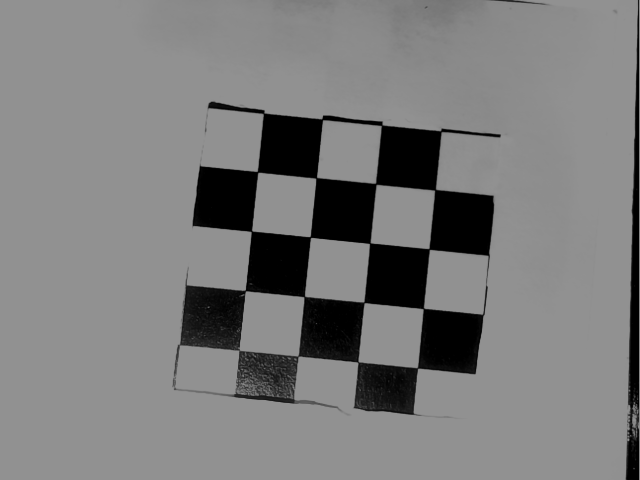
#> input picture Images/ChessBoards/LimitedBoards4/000002.bmp, 640 x 480 px; its folder holds only this picture in this run
$ jupyter execute --allow-errors CameraCalibration.ipynb
#> lines starting #> are read from the running program, lines starting #| are printed output that depends on the picture; after the words box and inside, x2 and y2 are one past the last pixel; in counts of white or black regions, pixels touching at a corner belong together; long printed decimals are rounded
## Implementation of Camera Calibration through OpenCV

[cell 1]
# Imports
import cv2
import numpy as np
import glob
from PIL import Image

## Define dimensions of checkerboard

[cell 2]
# Defining the dimensions of checkerboard
# 9,6 to begin with

# Each tile is 7x7 mm
chekcerboard_tile_size = 7 #mm

CHECKERBOARD = (4,4) # Vertical, horizontal
criteria = (cv2.TERM_CRITERIA_EPS + cv2.TERM_CRITERIA_MAX_ITER, 30, 0.001)

# Creating vector to store vectors of 3D points for each checkerboard image
objpoints = []
# Creating vector to store vectors of 2D points for each checkerboard image
imgpoints = []

## Define world coordinates for 3D points

[cell 3]
# Defining the world coordinates for 3D points
objp = np.zeros((1, CHECKERBOARD[0] * CHECKERBOARD[1], 3), np.float32)
objp[0,:,:2] = np.mgrid[0:CHECKERBOARD[0], 0:CHECKERBOARD[1]].T.reshape(-1, 2)
prev_img_shape = None

## CheckerBoard operations
* findChessboardCorners
* Refine pixel coordinates with cornerSubPix
* Draw corners on image

[cell 4]
images = glob.glob('./Images/ChessBoards/LimitedBoards4/*.bmp')
for fname in images:
    img = cv2.imread(fname)
#> img is the input picture: shape (480, 640, 3); min 0, max 146, mean 123.5
    gray = cv2.cvtColor(img,cv2.COLOR_BGR2GRAY)
    # Find the chess board corners
    # If desired number of corners are found in the image then ret = true
    ret, corners = cv2.findChessboardCorners(gray, CHECKERBOARD, cv2.CALIB_CB_ADAPTIVE_THRESH + cv2.CALIB_CB_FAST_CHECK + cv2.CALIB_CB_NORMALIZE_IMAGE)
#> ret = True; corners = 16 rows, first 8: [238.5, 350.5], [246.4, 291.4], [252.6, 230.4], [257.5, 172], [297.1, 355.6], [303.1, 298.1], [311.7, 238.5], [316, 178]

    """
    If desired number of corner are detected, we refine the pixel coordinates and display them on the images of checker board
    """

    if ret == True:
        objpoints.append(objp)
        # refining pixel coordinates for given 2d points.
        corners2 = cv2.cornerSubPix(gray, corners, (11,11),(-1,-1), criteria)
#> corners2 = 16 rows, first 8: [239.1, 350.3], [245.2, 290.7], [251.4, 231.2], [257.6, 171.8], [297.7, 356.4], [304.2, 296.5], [310.3, 237.1], [316.3, 177.8]

        imgpoints.append(corners2)

        # Draw and display the corners
        img = cv2.drawChessboardCorners(img, CHECKERBOARD, corners2, ret)
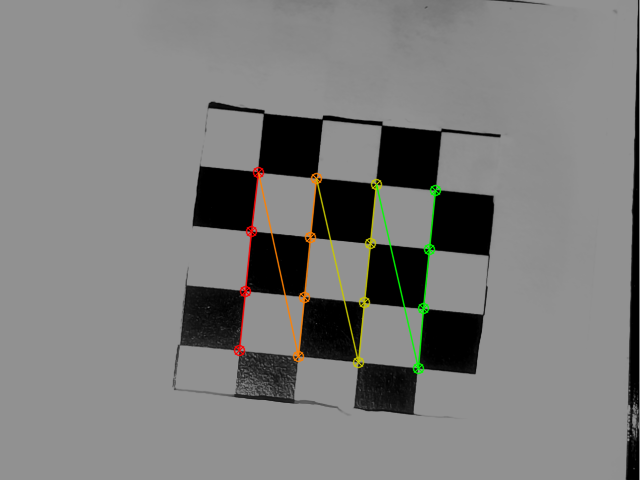
#> img: shape (480, 640, 3); 1.68% of pixels changed, all inside (x1, y1, x2, y2) = (233, 166, 442, 375)


    cv2.imshow('img',img)
    cv2.waitKey(0)

cv2.destroyAllWindows()

h,w = img.shape[:2]

## Camera calibration using OpenCV
* Zhang based calibration

[cell 5]
"""
Performing camera calibration by passing the value of known 3D points (objpoints)
and corresponding pixel coordinates of the detected corners (imgpoints)
"""
# image_size = (img.shape[1], img.shape[0])
ret, mtx, dist, rvecs, tvecs = cv2.calibrateCamera(objpoints, imgpoints, gray.shape[::-1], None, None)
#> ret = 0.244; mtx = [[7471.8, 0, 283.9], [0, 7980.1, 117.7], [0, 0, 1]]; dist = [[9.56, -5073.1, -0.0781, 0.0216, -4.79]]; rvecs = ([-0.303, -0.254, -1.45],); tvecs = ([-0.755, 3.65, 125],)

print("Camera matrix : \n") # Intrinsic parameters
print(mtx)
#| [[7.47177626e+03 0.00000000e+00 2.83855562e+02]
#|  [0.00000000e+00 7.98007676e+03 1.17708346e+02]
#|  [0.00000000e+00 0.00000000e+00 1.00000000e+00]]
print("\n dist : \n") # [k1, k2, p1, p2, k3] k:radial distortion, p: tangential distortion
print(dist)
#| [[ 9.55670057e+00 -5.07314157e+03 -7.81431072e-02  2.15845148e-02
#|   -4.78600605e+00]]
print("\n rvecs : \n") # Extrinsic Rodriguez
print(rvecs)
#| (array([[-0.3032],
#|        [-0.2544],
#|        [-1.452]]),)
print("\n tvecs : \n") # Extrinsic Translation vector
print(tvecs)
#| (array([[ -0.7554],
#|        [  3.652],
#|        [125.013]]),)
print("tvecs[0] ", tvecs[0])
#| tvecs[0]  [[ -0.7554]
#|  [  3.652]
#|  [125.013]]

## Refine camera matrix and undistort images
* Draw frame axes

[cell 6]
image_to_undistort = cv2.imread(images[0])
og_height, og_width, _ = image_to_undistort.shape

# Draw axes from world center point
cv2.drawFrameAxes(image_to_undistort, mtx, dist, rvecs[0], tvecs[0], length=1.5, thickness=3)
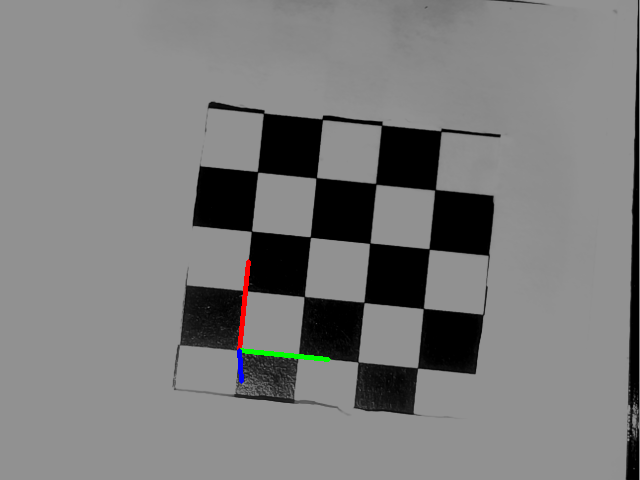
#> image_to_undistort: shape (480, 640, 3); 0.34% of pixels changed, all inside (x1, y1, x2, y2) = (237, 259, 331, 384)

# Refining the camera matrix:
refined_camera_matrix, region_of_interest = cv2.getOptimalNewCameraMatrix(mtx, dist, (w,h), 1, (w,h))
#> refined_camera_matrix = [[6905.5, 0, 276.5], [0, 7340.9, 107.7], [0, 0, 1]]; region_of_interest = (15, 1, 590, 444)
print("Refined matrix: \n", refined_camera_matrix)
#| Refined matrix:
#|  [[6.90546263e+03 0.00000000e+00 2.76492960e+02]
#|  [0.00000000e+00 7.34094628e+03 1.07694885e+02]
#|  [0.00000000e+00 0.00000000e+00 1.00000000e+00]]

# Undistortion method 1:
distortion_1 = cv2.undistort(image_to_undistort, mtx, dist, None, refined_camera_matrix)
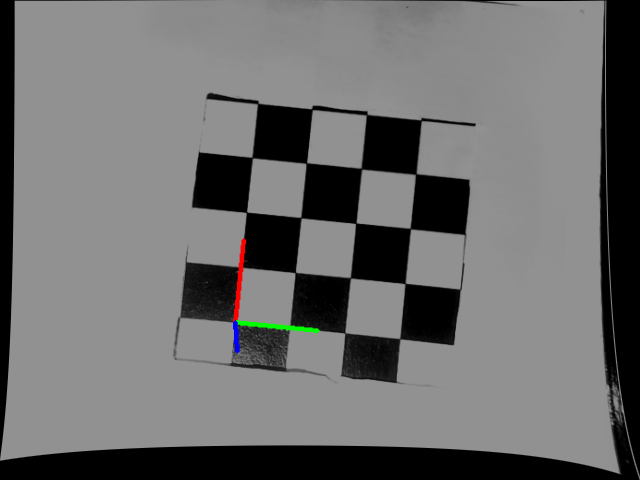
#> distortion_1: shape (480, 640, 3); mean B, G, R 109, 109.2, 109.2
cv2.imshow("OG image: ", image_to_undistort)
cv2.imshow("Undistorted image, method 1: ", distortion_1)

# Undistortion method 2:
mapx, mapy =  cv2.initUndistortRectifyMap(mtx, dist, None, refined_camera_matrix, (w,h), 5)
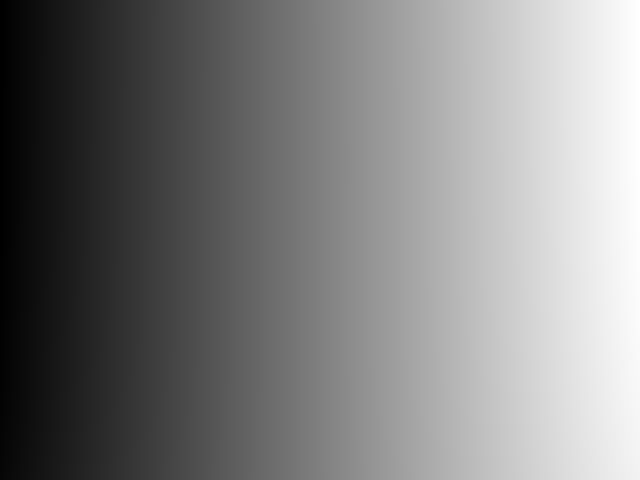
#> mapx: shape (480, 640) float32; min -15.46, max 672.8, mean 329.9; drawn with min black and max white
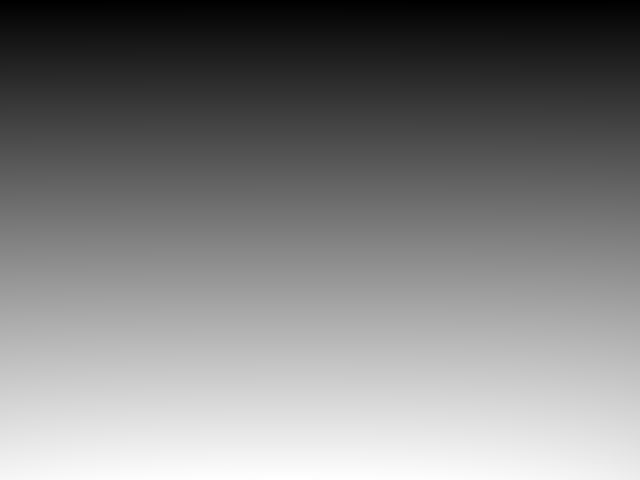
#> mapy: shape (480, 640) float32; min -1.09, max 513, mean 258.2; drawn with min black and max white
distortion_2 = cv2.remap(image_to_undistort, mapx, mapy, cv2.INTER_LINEAR)
cv2.imshow("Undistorted image, method 2: ", distortion_2)
cv2.waitKey(0)

## Calculate re-projection error

[cell 7]
mean_error = 0
for i in range(len(objpoints)):
    image_points_2, _ = cv2.projectPoints(objpoints[i],rvecs[i], tvecs[i], mtx, dist)
    error = cv2.norm(imgpoints[i], image_points_2, cv2.NORM_L2)/len(image_points_2)
    mean_error += error
#> this loop made 1 pass
#> (error, mean_error) on pass 1: (0.0611, 0.0611)
#> after the loop, mean_error = 0.0611

mean_error = mean_error/len(objpoints)
print("Total mean error: ", mean_error, " pixels")
#| Total mean error:  0.06108  pixels
print("RMS from cv2.calibrateCamera: ", ret, " pixels")
#| RMS from cv2.calibrateCamera:  0.2443  pixels


# Error in the first image - Fra utdelt kode.
M = cv2.projectPoints(objpoints[0], rvecs[0], tvecs[0], mtx, dist)
error = np.asarray(M[0][:,0]-imgpoints[0][:,0,:])
#> error = 16 rows, first 8: [-0.263, -0.0848], [-0.127, -0.083], [-0.109, -0.0361], [-0.0802, 0.252], [0.64, -0.145], [0.125, 0.0947], [0.0946, 0.000458], [0.201, 0.145]
error = np.linalg.norm(error)/len(error)
#> error = 0.0611
print("Reprojection error for first image: ", error)
#| Reprojection error for first image:  0.06108

## Converting Rodrigues to rotational matrix

[cell 8]
rotation_matrix = np.zeros(shape=(3,3))
cv2.Rodrigues(rvecs[0], rotation_matrix)
print("Rotation matrix: \n", rotation_matrix)

rotation_mask = np.array([[1, 0], [0, 1], [0, 0]])

chopped_rotation = np.matmul(rotation_matrix, rotation_mask)
# print("\nChopped matrix: \n", chopped_rotation)

extrinsic_matrix = np.hstack((chopped_rotation,tvecs[0]))
#> extrinsic_matrix = [[0.104, 0.995, -0.755], [-0.931, 0.0923, 3.65], [0.35, -0.0486, 125]]
# print("\nExtrinsic matrix: \n", extrinsic_matrix)

homography_matrix = np.matmul(mtx, extrinsic_matrix)
#> homography_matrix = [[873, 7417.2, 29841.1], [-7387.5, 731, 43860.5], [0.35, -0.0486, 125]]
print("\nPre homography matrix: \n", homography_matrix)
#| Pre homography matrix:
#|  [[ 8.73011805e+02  7.41719869e+03  2.98410700e+04]
#|  [-7.38750163e+03  7.31021134e+02  4.38605315e+04]
#|  [ 3.50268031e-01 -4.86063192e-02  1.25012946e+02]]

homography_matrix = homography_matrix/homography_matrix[2][2]
#> homography_matrix = [[6.98, 59.33, 238.7], [-59.09, 5.85, 350.8], [0.0028, -0.000389, 1]]
print("\nPost homography matrix: \n", homography_matrix)
#| Post homography matrix:
#|  [[ 6.98337117e+00  5.93314445e+01  2.38703837e+02]
#|  [-5.90938927e+01  5.84756344e+00  3.50847915e+02]
#|  [ 2.80185406e-03 -3.88810285e-04  1.00000000e+00]]

inv_homography_matrix = np.linalg.inv(homography_matrix)
#> inv_homography_matrix = [[0.00166, -0.0165, 5.38], [0.0167, 0.00175, -4.59], [1.83e-06, 4.68e-05, 0.983]]
# print("\n Inverse homography matrix: \n", inv_homography_matrix)

pixels = np.array((1,2,1))
pixels = pixels.reshape(1,-1).transpose()
# print("Pixels: \n", pixels)

world_coordinates = inv_homography_matrix * pixels
#> world_coordinates = [[0.00166, -0.0165, 5.38], [0.0333, 0.0035, -9.18], [1.83e-06, 4.68e-05, 0.983]]
# print("\nWorld Coordinates: \n", world_coordinates)

def adjustForBeanHeight(beanHeight, extrinsic_matrix):
#> called with beanHeight = 7.36, extrinsic_matrix = array of shape (3, 3)
    adjusted_extrinsic_matrix = extrinsic_matrix.copy()
#> adjusted_extrinsic_matrix has the same summary as extrinsic_matrix outside adjustForBeanHeight
    t_z = extrinsic_matrix[2,2]
#> t_z = 125
    print("\nt_z: ", t_z)
#| t_z:  125.013
    t_z = t_z + beanHeight
#> t_z = 132.4
    adjusted_extrinsic_matrix[2,2] = t_z
    return adjusted_extrinsic_matrix

delta_h = 7.36 #mm
adjusted_extrinsic_matrix = adjustForBeanHeight(delta_h, extrinsic_matrix)
#> adjusted_extrinsic_matrix = [[0.104, 0.995, -0.755], [-0.931, 0.0923, 3.65], [0.35, -0.0486, 132.4]]
print("\nAdjusted extrinsic matrix: ", adjusted_extrinsic_matrix)
#| Adjusted extrinsic matrix:  [[ 1.03534454e-01  9.94542075e-01 -7.55449573e-01]
#|  [-9.30909729e-01  9.23227338e-02  3.65227869e+00]
#|  [ 3.50268031e-01 -4.86063192e-02  1.32372946e+02]]

[cell 9]
# Function for easily interpreted outputs:

def calculateWorldCoordinates(pixels_to_calculate, intrinsicMatrix, extrinsicMatrix):
    inverse_intrinsic = np.linalg.inv(intrinsicMatrix)
    inverse_extrinsic = np.linalg.inv(extrinsicMatrix)
    init_coords = np.dot(inverse_extrinsic, inverse_intrinsic)
    world_coordinate_vector = np.dot(init_coords, pixels_to_calculate)
    world_coordinate_vector = world_coordinate_vector/world_coordinate_vector[2]
    return world_coordinate_vector

pix1 = [0,0,1]
pix2 = [3,0,0]
pix3 = objp[0][12]
pixels = [pix1, pix2, pix3]

def coordinatesToCSV(pixels_to_calculate, intrinsicMatrix, extrinsicMatrix, outputFile):
    # pixelCoordinates = pixelCoordinates.reshape(1,-1).transpose()
#> called with intrinsicMatrix = array of shape (3, 3), extrinsicMatrix = array of shape (3, 3), outputFile = 'Coordinates.csv'
    ok = True
    world_coordinate_list = []
    try:
        outputFile = open(outputFile, "w")
    except:
        ok = False
        print("Unable to open output file.")
    if ok:
        outputFile.write("World coordinates are on the form [X, Y, Z, 1], where the '1' is left out for this file.\n")
        for pixelCount,pixelCoordinate in enumerate(pixels_to_calculate):
            outputFile.write("\nPixel count: " + str(pixelCount) + "\nPixel coordinates: " + str(pixelCoordinate) + "\n")
            worldCoordinates = calculateWorldCoordinates(pixelCoordinate, intrinsicMatrix, extrinsicMatrix )
            world_coordinate_list.append(worldCoordinates)
            outputFile.write("\nWorld coordinates: \n" + str(worldCoordinates) + "\n")
#> this loop made 3 passes
#> worldCoordinates on passes 1 to 3: [5.48, -4.67, 1], [907.7, 9113.2, 1], [-351.7, 37.37, 1]
#> after the loop, world_coordinate_list = [[5.48, -4.67, 1], [907.7, 9113.2, 1], [-351.7, 37.37, 1]]

    print("Written to file: ", outputFile)
#| Written to file:  <_io.TextIOWrapper name='w0_coordinates.csv' mode='w' encoding='UTF-8'>
    outputFile.close()
    return world_coordinate_list

outputFile = "Coordinates.csv"
world_coordinate_list = coordinatesToCSV(pixels, mtx, extrinsic_matrix, outputFile)

$ run again, on Images/ChessBoards/LimitedBoards4/000006.bmp
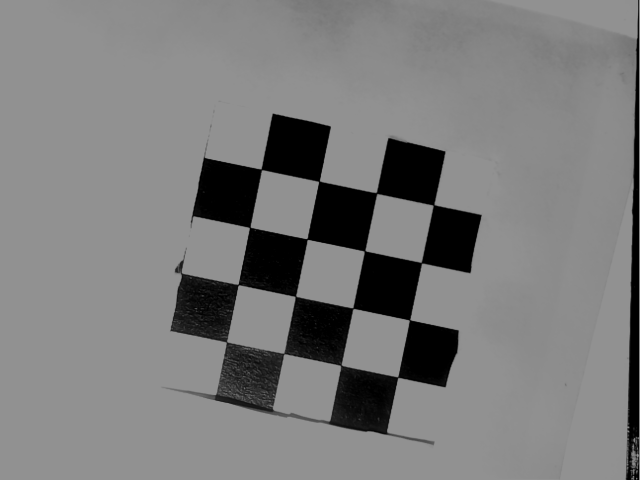
#> input picture Images/ChessBoards/LimitedBoards4/000006.bmp, 640 x 480 px
#> img is the input picture: shape (480, 640, 3); min 0, max 146, mean 123.3
#> `ret, corners = cv2.findChessboardCorners(gray, CHECKERBOARD, cv2.CALIB..`: ret = True; corners = 16 rows, first 8: [261.3, 169.4], [319, 181.2], [376.4, 192.9], [433.5, 204.9], [249.7, 227.4], [307.1, 239.1], [364.5, 250.8], [421.4, 262.8]
#> corners2 = 16 rows, first 8: [261.3, 169.3], [319, 181.3], [376.5, 193.1], [433.5, 204.9], [249.7, 227.3], [307.1, 239.1], [364.6, 250.9], [421.5, 262.6]
#> `img = cv2.drawChessboardCorners(img, CHECKERBOARD, corners2, ret)`:
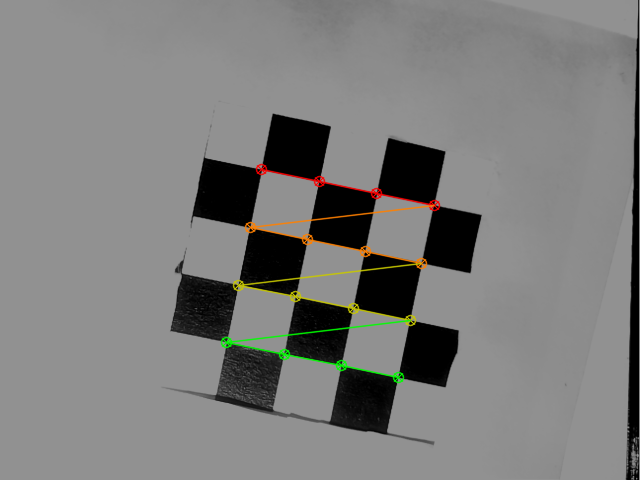
#> img: shape (480, 640, 3); 1.64% of pixels changed, all inside (x1, y1, x2, y2) = (220, 163, 441, 384)
#> `ret, mtx, dist, rvecs, tvecs = cv2.calibrateCamera(objpoints, imgpoint..`: ret = 0.117; mtx = [[3976.7, 0, 277.8], [0, 4013.1, 83.91], [0, 0, 1]]; dist = [[-3.58, 244.5, 0.0311, -0.0396, 1791.8]]; rvecs = ([0.101, 0.0708, 0.2],); tvecs = ([-0.279, 1.43, 67.22],)
#| [[3.97668293e+03 0.00000000e+00 2.77769130e+02]
#|  [0.00000000e+00 4.01312733e+03 8.39075941e+01]
#|  [0.00000000e+00 0.00000000e+00 1.00000000e+00]]
#| [[-3.58362514e+00  2.44506910e+02  3.11200014e-02 -3.95854586e-02
#|    1.79177796e+03]]
#| (array([[0.1007],
#|        [0.07078 ],
#|        [0.1998]]),)
#| (array([[-0.2785],
#|        [ 1.430],
#|        [67.221]]),)
#| tvecs[0]  [[-0.2785]
#|  [ 1.430]
#|  [67.221]]
#> image_to_undistort: shape (480, 640, 3); 0.3% of pixels changed, all inside (x1, y1, x2, y2) = (242, 157, 351, 259)
#> refined_camera_matrix = [[3915.3, 0, 274.8], [0, 3984.5, 86.14], [0, 0, 1]]; region_of_interest = (7, 3, 619, 466)
#| Refined matrix:
#|  [[3.91528249e+03 0.00000000e+00 2.74759070e+02]
#|  [0.00000000e+00 3.98449385e+03 8.61364764e+01]
#|  [0.00000000e+00 0.00000000e+00 1.00000000e+00]]
#> `distortion_1 = cv2.undistort(image_to_undistort, mtx, dist, None, refi..`:
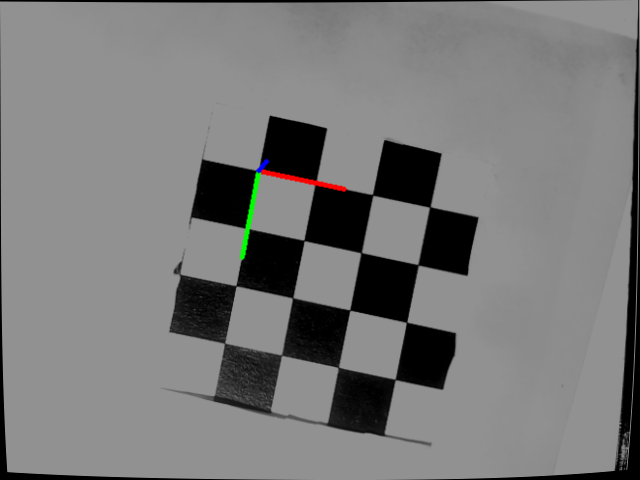
#> distortion_1: shape (480, 640, 3); mean B, G, R 121, 121.3, 121.3
#> the loop `for i in range(len(objpoints)):` made 1 pass
#> (error, mean_error) on pass 1: (0.0292, 0.0292)
#> after the loop `for i in range(len(objpoints)):`: mean_error = 0.0292
#| Total mean error:  0.02921  pixels
#| RMS from cv2.calibrateCamera:  0.1169  pixels
#> `error = np.asarray(M[0][:,0]-imgpoints[0][:,0,:])`: error = 16 rows, first 8: [-0.0881, -0.0316], [0.0203, 0.0356], [-0.0446, 0.0582], [-0.0539, 0.084], [0.0114, -0.15], [0.125, 0.0363], [-0.000549, -0.0455], [0.119, -0.114]
#> `error = np.linalg.norm(error)/len(error)`: error = 0.0292
#| Reprojection error for first image:  0.02921
#> extrinsic_matrix = [[0.978, -0.194, -0.279], [0.202, 0.975, 1.43], [-0.0601, 0.107, 67.22]]
#> `homography_matrix = np.matmul(mtx, extrinsic_matrix)`: homography_matrix = [[3871, -743.6, 17564.1], [803.8, 3922.1, 11377.1], [-0.0601, 0.107, 67.22]]
#| Pre homography matrix:
#|  [[ 3.87103516e+03 -7.43605697e+02  1.75641482e+04]
#|  [ 8.03797558e+02  3.92207237e+03  1.13771263e+04]
#|  [-6.01131176e-02  1.06829361e-01  6.72205894e+01]]
#> `homography_matrix = homography_matrix/homography_matrix[2][2]`: homography_matrix = [[57.59, -11.06, 261.3], [11.96, 58.35, 169.3], [-0.000894, 0.00159, 1]]
#| Post homography matrix:
#|  [[ 5.75870458e+01 -1.10621716e+01  2.61291197e+02]
#|  [ 1.19576095e+01  5.83462954e+01  1.69250618e+02]
#|  [-8.94266446e-04  1.58923570e-03  1.00000000e+00]]
#> inv_homography_matrix = [[0.0166, 0.00328, -4.89], [-0.00346, 0.0165, -1.89], [2.04e-05, -2.33e-05, 0.999]]
#> world_coordinates = [[0.0166, 0.00328, -4.89], [-0.00693, 0.0331, -3.79], [2.04e-05, -2.33e-05, 0.999]]
#> in adjustForBeanHeight, `adjusted_extrinsic_matrix = extrinsic_matrix.copy()`: adjusted_extrinsic_matrix has the same summary as extrinsic_matrix outside adjustForBeanHeight
#> in adjustForBeanHeight, `t_z = extrinsic_matrix[2,2]`: t_z = 67.22
#| t_z:  67.221
#> in adjustForBeanHeight, `t_z = t_z + beanHeight`: t_z = 74.58
#> `adjusted_extrinsic_matrix = adjustForBeanHeight(delta_h, extrinsic_mat..`: adjusted_extrinsic_matrix = [[0.978, -0.194, -0.279], [0.202, 0.975, 1.43], [-0.0601, 0.107, 74.58]]
#| Adjusted extrinsic matrix:  [[ 9.77632059e-01 -1.94453420e-01 -2.78537769e-01]
#|  [ 2.01548926e-01  9.75077102e-01  1.42951068e+00]
#|  [-6.01131176e-02  1.06829361e-01  7.45805894e+01]]
#> the loop in coordinatesToCSV, `for pixelCount,pixelCoordinate in enumerate(pixels_to_calculate):` made 3 passes
#> worldCoordinates on passes 1 to 3: [-4.9, -1.9, 1], [815.9, -170.1, 1], [-140.6, -708.4, 1]
#> after the loop in coordinatesToCSV, `for pixelCount,pixelCoordinate in enumerate(pixels_to_calculate):`: world_coordinate_list = [[-4.9, -1.9, 1], [815.9, -170.1, 1], [-140.6, -708.4, 1]]
#| Written to file:  <_io.TextIOWrapper name='w0_coordinates.csv' mode='w' encoding='UTF-8'>
